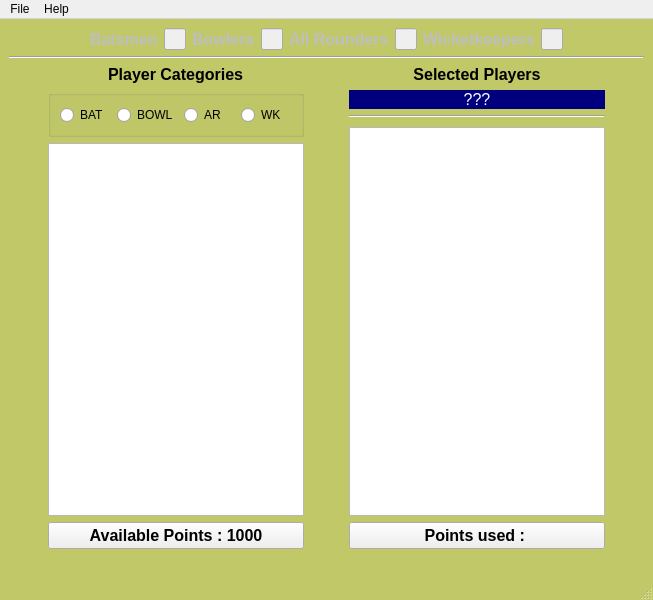
<?xml version="1.0" encoding="UTF-8"?>
<ui version="4.0">
 <class>MainWindow</class>
 <widget class="QMainWindow" name="MainWindow">
  <property name="geometry">
   <rect>
    <x>0</x>
    <y>0</y>
    <width>653</width>
    <height>600</height>
   </rect>
  </property>
  <property name="sizePolicy">
   <sizepolicy hsizetype="Preferred" vsizetype="Preferred">
    <horstretch>0</horstretch>
    <verstretch>0</verstretch>
   </sizepolicy>
  </property>
  <property name="contextMenuPolicy">
   <enum>Qt::CustomContextMenu</enum>
  </property>
  <property name="windowTitle">
   <string>Dream Team Selector</string>
  </property>
  <property name="autoFillBackground">
   <bool>false</bool>
  </property>
  <property name="styleSheet">
   <string notr="true">QMainWindow{
background-color: rgb(192, 200, 104);
}</string>
  </property>
  <widget class="QWidget" name="centralwidget">
   <layout class="QVBoxLayout" name="verticalLayout">
    <item>
     <layout class="QHBoxLayout" name="horizontalLayout">
      <item>
       <layout class="QHBoxLayout" name="horizontalLayout_5">
        <item>
         <spacer name="horizontalSpacer_2">
          <property name="orientation">
           <enum>Qt::Horizontal</enum>
          </property>
          <property name="sizeHint" stdset="0">
           <size>
            <width>250</width>
            <height>20</height>
           </size>
          </property>
         </spacer>
        </item>
        <item>
         <widget class="QLabel" name="label_4">
          <property name="enabled">
           <bool>false</bool>
          </property>
          <property name="font">
           <font>
            <pointsize>12</pointsize>
            <weight>75</weight>
            <bold>true</bold>
           </font>
          </property>
          <property name="text">
           <string>Batsmen</string>
          </property>
         </widget>
        </item>
        <item>
         <widget class="QLineEdit" name="e1">
          <property name="enabled">
           <bool>false</bool>
          </property>
         </widget>
        </item>
        <item>
         <widget class="QLabel" name="label_6">
          <property name="enabled">
           <bool>false</bool>
          </property>
          <property name="font">
           <font>
            <pointsize>12</pointsize>
            <weight>75</weight>
            <bold>true</bold>
           </font>
          </property>
          <property name="text">
           <string>Bowlers</string>
          </property>
         </widget>
        </item>
        <item>
         <widget class="QLineEdit" name="e2">
          <property name="enabled">
           <bool>false</bool>
          </property>
         </widget>
        </item>
        <item>
         <widget class="QLabel" name="label_7">
          <property name="enabled">
           <bool>false</bool>
          </property>
          <property name="font">
           <font>
            <pointsize>12</pointsize>
            <weight>75</weight>
            <bold>true</bold>
           </font>
          </property>
          <property name="text">
           <string>All Rounders</string>
          </property>
         </widget>
        </item>
        <item>
         <widget class="QLineEdit" name="e3">
          <property name="enabled">
           <bool>false</bool>
          </property>
         </widget>
        </item>
        <item>
         <widget class="QLabel" name="label_8">
          <property name="enabled">
           <bool>false</bool>
          </property>
          <property name="font">
           <font>
            <pointsize>12</pointsize>
            <weight>75</weight>
            <bold>true</bold>
           </font>
          </property>
          <property name="text">
           <string>Wicketkeepers</string>
          </property>
         </widget>
        </item>
        <item>
         <widget class="QLineEdit" name="e4">
          <property name="enabled">
           <bool>false</bool>
          </property>
         </widget>
        </item>
        <item>
         <spacer name="horizontalSpacer_5">
          <property name="orientation">
           <enum>Qt::Horizontal</enum>
          </property>
          <property name="sizeHint" stdset="0">
           <size>
            <width>250</width>
            <height>20</height>
           </size>
          </property>
         </spacer>
        </item>
       </layout>
      </item>
     </layout>
    </item>
    <item>
     <widget class="Line" name="line">
      <property name="orientation">
       <enum>Qt::Horizontal</enum>
      </property>
     </widget>
    </item>
    <item>
     <layout class="QHBoxLayout" name="horizontalLayout_3">
      <item>
       <spacer name="horizontalSpacer_3">
        <property name="orientation">
         <enum>Qt::Horizontal</enum>
        </property>
        <property name="sizeHint" stdset="0">
         <size>
          <width>40</width>
          <height>20</height>
         </size>
        </property>
       </spacer>
      </item>
      <item>
       <layout class="QVBoxLayout" name="verticalLayout_8">
        <item alignment="Qt::AlignHCenter">
         <widget class="QLabel" name="label">
          <property name="font">
           <font>
            <pointsize>12</pointsize>
            <weight>75</weight>
            <bold>true</bold>
           </font>
          </property>
          <property name="text">
           <string>Player Categories</string>
          </property>
         </widget>
        </item>
        <item>
         <widget class="QGroupBox" name="groupBox">
          <property name="title">
           <string/>
          </property>
          <property name="flat">
           <bool>false</bool>
          </property>
          <property name="checkable">
           <bool>false</bool>
          </property>
          <layout class="QHBoxLayout" name="horizontalLayout_4">
           <item>
            <widget class="QRadioButton" name="rb1">
             <property name="text">
              <string>BAT</string>
             </property>
            </widget>
           </item>
           <item>
            <widget class="QRadioButton" name="rb2">
             <property name="text">
              <string>BOWL</string>
             </property>
            </widget>
           </item>
           <item>
            <widget class="QRadioButton" name="rb3">
             <property name="text">
              <string>AR</string>
             </property>
            </widget>
           </item>
           <item>
            <widget class="QRadioButton" name="rb4">
             <property name="text">
              <string>WK</string>
             </property>
            </widget>
           </item>
          </layout>
         </widget>
        </item>
        <item>
         <widget class="QListWidget" name="list1">
          <property name="autoFillBackground">
           <bool>true</bool>
          </property>
          <property name="styleSheet">
           <string notr="true">color: rgb(0, 0, 127);
font: 75 12pt &quot;MS Shell Dlg 2&quot;;</string>
          </property>
          <property name="autoScroll">
           <bool>true</bool>
          </property>
         </widget>
        </item>
        <item>
         <widget class="QPushButton" name="btn1">
          <property name="font">
           <font>
            <pointsize>12</pointsize>
            <weight>75</weight>
            <bold>true</bold>
           </font>
          </property>
          <property name="text">
           <string>Available Points : 1000</string>
          </property>
         </widget>
        </item>
        <item>
         <widget class="QLabel" name="label_5">
          <property name="text">
           <string/>
          </property>
          <property name="pixmap">
           <pixmap>criteria.jpg</pixmap>
          </property>
          <property name="alignment">
           <set>Qt::AlignCenter</set>
          </property>
         </widget>
        </item>
        <item>
         <layout class="QHBoxLayout" name="horizontalLayout_2">
          <item>
           <layout class="QVBoxLayout" name="verticalLayout_2"/>
          </item>
         </layout>
        </item>
       </layout>
      </item>
      <item>
       <spacer name="horizontalSpacer">
        <property name="orientation">
         <enum>Qt::Horizontal</enum>
        </property>
        <property name="sizeHint" stdset="0">
         <size>
          <width>40</width>
          <height>20</height>
         </size>
        </property>
       </spacer>
      </item>
      <item>
       <layout class="QVBoxLayout" name="verticalLayout_9">
        <item>
         <widget class="QLabel" name="label_2">
          <property name="font">
           <font>
            <pointsize>12</pointsize>
            <weight>75</weight>
            <bold>true</bold>
           </font>
          </property>
          <property name="text">
           <string>Selected Players</string>
          </property>
          <property name="alignment">
           <set>Qt::AlignCenter</set>
          </property>
         </widget>
        </item>
        <item>
         <widget class="QLabel" name="l1">
          <property name="enabled">
           <bool>true</bool>
          </property>
          <property name="font">
           <font>
            <family>MS Shell Dlg 2</family>
            <pointsize>12</pointsize>
            <weight>9</weight>
            <italic>false</italic>
            <bold>false</bold>
           </font>
          </property>
          <property name="styleSheet">
           <string notr="true">font: 75 12pt &quot;MS Shell Dlg 2&quot;;
background-color: rgb(0, 0, 127);
color: rgb(255, 255, 255);</string>
          </property>
          <property name="text">
           <string>???</string>
          </property>
          <property name="alignment">
           <set>Qt::AlignCenter</set>
          </property>
         </widget>
        </item>
        <item>
         <widget class="Line" name="line_2">
          <property name="orientation">
           <enum>Qt::Horizontal</enum>
          </property>
         </widget>
        </item>
        <item>
         <spacer name="verticalSpacer">
          <property name="orientation">
           <enum>Qt::Vertical</enum>
          </property>
          <property name="sizeType">
           <enum>QSizePolicy::Minimum</enum>
          </property>
          <property name="sizeHint" stdset="0">
           <size>
            <width>20</width>
            <height>3</height>
           </size>
          </property>
         </spacer>
        </item>
        <item>
         <widget class="QListWidget" name="list2">
          <property name="styleSheet">
           <string notr="true">color: rgb(0, 0, 127);
font: 75 12pt &quot;MS Shell Dlg 2&quot;;</string>
          </property>
         </widget>
        </item>
        <item>
         <widget class="QPushButton" name="btn2">
          <property name="font">
           <font>
            <pointsize>12</pointsize>
            <weight>75</weight>
            <bold>true</bold>
           </font>
          </property>
          <property name="text">
           <string>Points used : </string>
          </property>
         </widget>
        </item>
        <item>
         <widget class="QLabel" name="label_3">
          <property name="text">
           <string/>
          </property>
          <property name="pixmap">
           <pixmap>dream1.png</pixmap>
          </property>
         </widget>
        </item>
       </layout>
      </item>
      <item>
       <spacer name="horizontalSpacer_4">
        <property name="orientation">
         <enum>Qt::Horizontal</enum>
        </property>
        <property name="sizeHint" stdset="0">
         <size>
          <width>40</width>
          <height>20</height>
         </size>
        </property>
       </spacer>
      </item>
     </layout>
    </item>
   </layout>
  </widget>
  <widget class="QMenuBar" name="menubar">
   <property name="geometry">
    <rect>
     <x>0</x>
     <y>0</y>
     <width>653</width>
     <height>21</height>
    </rect>
   </property>
   <widget class="QMenu" name="menuFile">
    <property name="title">
     <string>File</string>
    </property>
    <addaction name="actionNew"/>
    <addaction name="actionOpen"/>
    <addaction name="actionSave_Team"/>
    <addaction name="actionQuit"/>
   </widget>
   <widget class="QMenu" name="menuHelp">
    <property name="title">
     <string>Help</string>
    </property>
    <addaction name="actionRules"/>
    <addaction name="actionInstructions"/>
   </widget>
   <addaction name="menuFile"/>
   <addaction name="menuHelp"/>
  </widget>
  <widget class="QStatusBar" name="statusbar"/>
  <action name="actionNew">
   <property name="text">
    <string>New Team</string>
   </property>
  </action>
  <action name="actionOpen">
   <property name="text">
    <string>Open Team</string>
   </property>
  </action>
  <action name="actionSave_Team">
   <property name="text">
    <string>Save Team</string>
   </property>
  </action>
  <action name="actionRules">
   <property name="text">
    <string>Rules</string>
   </property>
  </action>
  <action name="actionInstructions">
   <property name="text">
    <string>Instructions</string>
   </property>
  </action>
  <action name="actionQuit">
   <property name="text">
    <string>Quit</string>
   </property>
  </action>
 </widget>
 <resources/>
 <connections/>
</ui>
